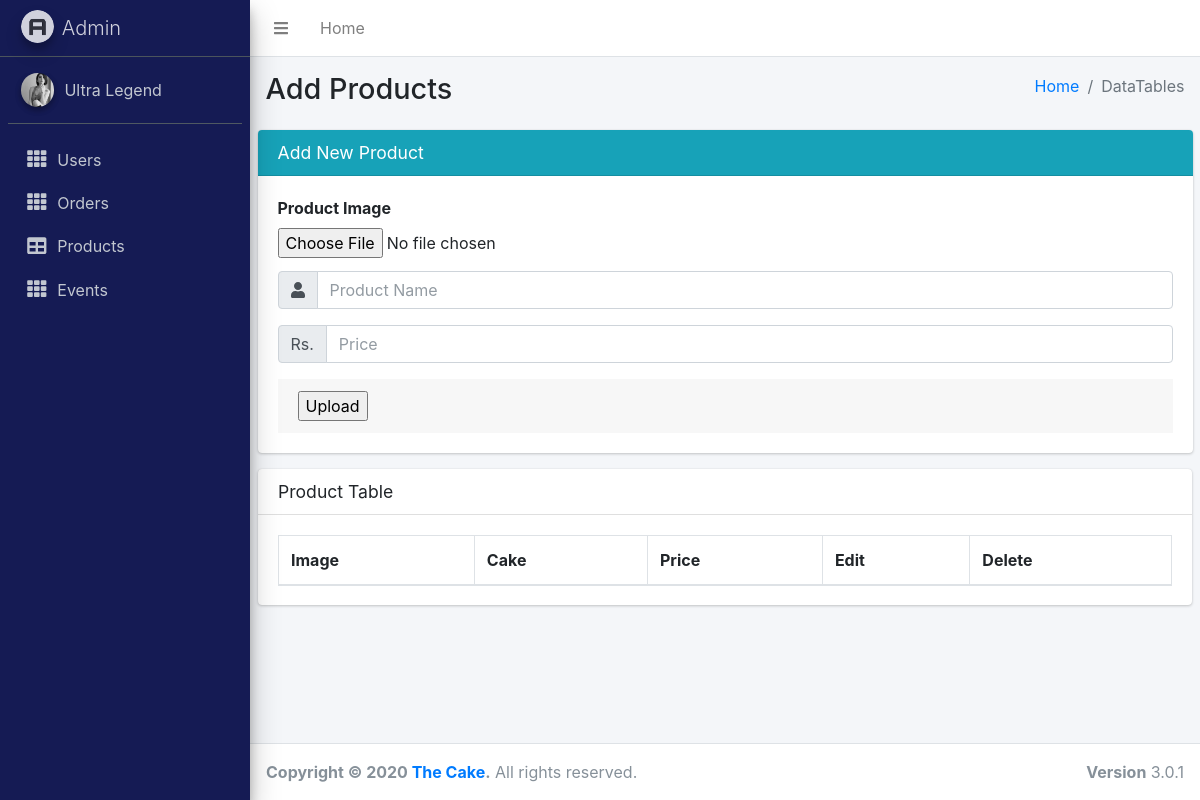
The page /AdminPanel/Products.php on the database as committed earlier.
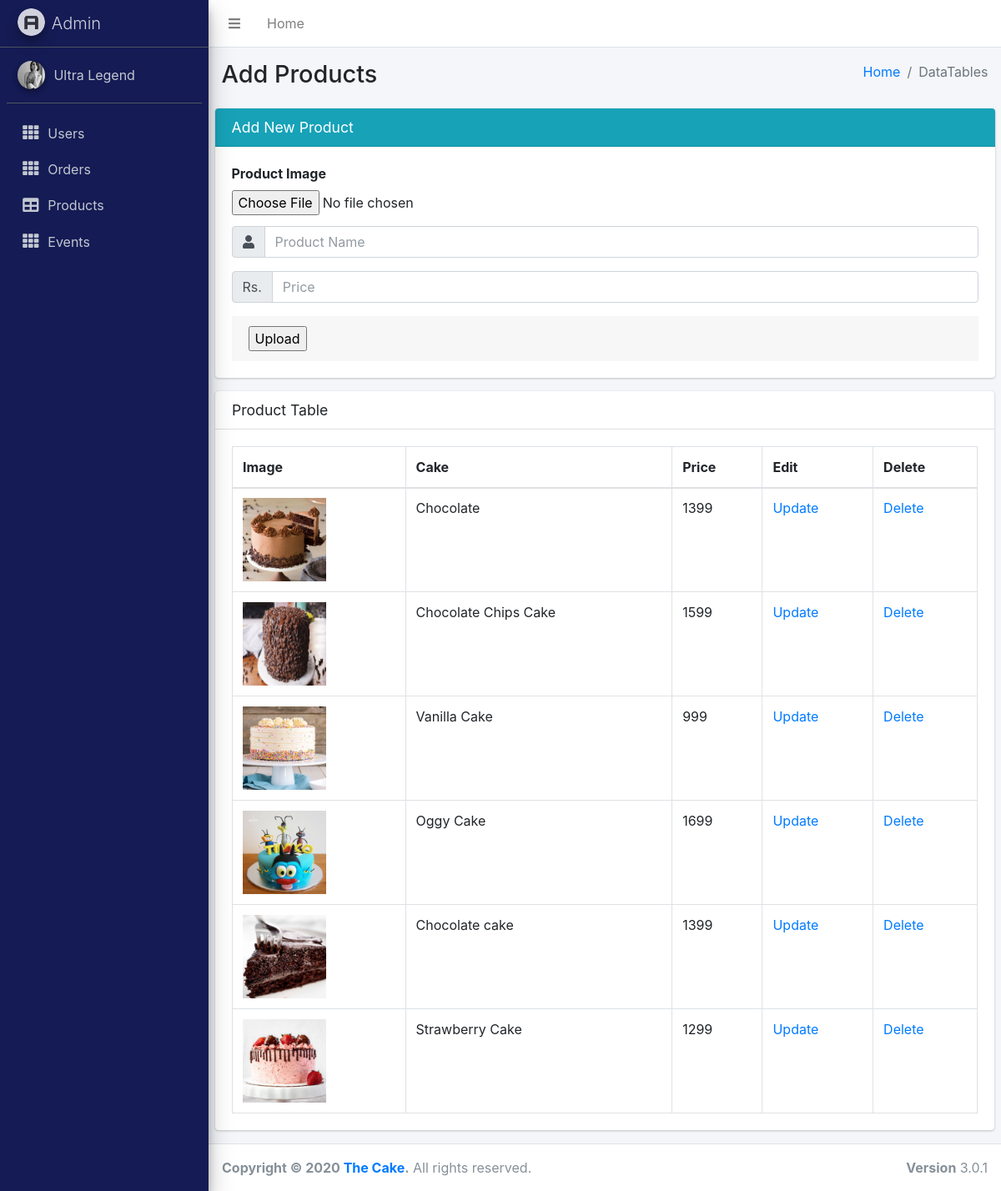
The same page on the database as committed later.
### tables this page shows
CREATE TABLE `product` (
  `p_id` int(11) NOT NULL,
  `p_file` varchar(200) NOT NULL,
  `p_name` varchar(100) NOT NULL,
  `p_price` int(10) NOT NULL
);

### AdminPanel/Products.php (the view, shortened to what this page needs)
<?php
include 'config.php';
?>
<!DOCTYPE html>
<html>
<head>
  <link rel="stylesheet" href="../CSS/all.min.css">
  <link rel="stylesheet" href="https://code.ionicframework.com/ionicons/2.0.1/css/ionicons.min.css">
  <link rel="stylesheet" href="../CSS/dataTables.bootstrap4.css">
  <link rel="stylesheet" href="../CSS/adminlte.min.css">
      <link rel="stylesheet" href="../CSS/daterangepicker.css">
  <link href="../CSS/googleleaps.css" rel="stylesheet">
</head>
<body class="hold-transition sidebar-mini">
<div class="wrapper">
 <nav class="main-header navbar navbar-expand navbar-white navbar-light">
  <ul class="navbar-nav">
    <li class="nav-item">
      <a class="nav-link" data-widget="pushmenu" href="#"><i class="fas fa-bars"></i></a>
    </li>
    <li class="nav-item d-none d-sm-inline-block">
      <a href="../index.php" class="nav-link">Home</a>
    </li>
  </ul>
</nav>
<aside class="main-sidebar sidebar-dark-primary elevation-4">
  <a href="index3.html" class="brand-link">
    <img src="dist/img/AdminLTELogo.png" alt="AdminLTE Logo" class="brand-image img-circle elevation-3"
      style="opacity: .8">
    <span class="brand-text font-weight-light">Admin</span>
  </a>
  <div class="sidebar">
    <div class="user-panel mt-3 pb-3 mb-3 d-flex">
      <div class="image">
        <img src="./dist/img/user3-128x128.jpg" class="img-circle elevation-2" alt="User Image">
      </div>
      <div class="info">
        <a href="#" class="d-block">Ultra Legend</a>
      </div>
    </div>
    <nav class="mt-2">
      <ul class="nav nav-pills nav-sidebar flex-column" data-widget="treeview" role="menu" data-accordion="false">
        <li class="nav-item">
          <a href="./Users.php" class="nav-link">
            <i class="nav-icon  fas fa-th"></i>
            <p>Users</p>
          </a>
        </li>
        <li class="nav-item">
          <a href="./Orders.php" class="nav-link">
            <i class="nav-icon fas fa-th"></i>
            <p>Orders</p>
          </a>
        </li>
        <li class="nav-item">
          <a href="./Products.php" class="nav-link">
            <i class="nav-icon fas fa-table"></i>
            <p>
              Products
            </p>
          </a>
        </li>
        <li class="nav-item">
          <a href="./Events.php" class="nav-link">
            <i class="nav-icon fas fa-th"></i>
            <p>Events</p>
          </a>
        </li>
      </ul>
    </nav>
  </div>
</aside>
  <div class="content-wrapper">
    <section class="content-header">
      <div class="container-fluid">
        <div class="row mb-2">
          <div class="col-sm-6">
            <h1>Add Products</h1>
          </div>
          <div class="col-sm-6">
            <ol class="breadcrumb float-sm-right">
              <li class="breadcrumb-item"><a href="#">Home</a></li>
              <li class="breadcrumb-item active">DataTables</li>
            </ol>
          </div>
        </div>
      </div>
    </section>
    <section>
      <div class="container">
        <div class="card card-info">
            <div class="card-header">
              <h3 class="card-title">Add New Product</h3>
            </div>
            <div class="card-body">
            <form method="post" enctype="multipart/form-data">
            <div class="custom-file mb-3">
            <label>Product Image</label>
            <br>
            <input type="file" name="p-file">
            </div>
              <div class="input-group mt-3 mb-3">
                <div class="input-group-prepend">
                  <span class="input-group-text"><i class="fas fa-user"></i></span>
                </div>
                <input type="text" class="form-control" placeholder="Product Name" name="product_name">
              </div>
                <div class="input-group mb-3">
                <div class="input-group-prepend">
                  <span class="input-group-text">Rs.</span>
                </div>
                <input type="text" class="form-control" placeholder="Price" name="product_price">
              </div>
            <div class="card-footer">
            <input type="submit" value="Upload" name="btnsubmit">
            </div>
              </form>
          </div>
      </div>
    </section>
    <section class="content">
      <div class="row">
        <div class="col-12">
          <div class="card">
            <div class="card-header">
              <h3 class="card-title">Product Table</h3>
            </div>
            <div class="card-body">
              <table id="example2" class="table table-bordered table-hover">
                <thead>
                <tr>
                <th>Image</th>
                  <th>Cake</th>
                  <th>Price</th>
                  <th>Edit</th>
                  <th> Delete</th>
                </tr>
                </thead>
                <tbody>
                <tr>
                <?php
$fetch = "select * from product";
$result = $link->query($fetch);
while ($row = $result->fetch_array())
{
	echo "<tr>";
?>
<td><img class="img-responsive"  style="height:100px;width:100px;"  src="<?php echo $row[1] ?>"></td>
<?php
echo "<td>".$row[2]."</td>";
echo "<td>".$row[3]."</td>";
	echo"<td><a href='product_update.php?id=".$row['p_id']."'>Update</a></td>";
	echo"<td><a href='product_delete.php?id=".$row['p_id']."'>Delete</a></td>";
	echo "</tr>";
}
?>
                </tr>
                </tbody>
              </table>
            </div>
          </div>
        </div>
      </div>
    </section>
  </div>
  <footer class="main-footer">
    <div class="float-right d-none d-sm-block">
      <b>Version</b> 3.0.1
    </div>
    <strong>Copyright &copy; 2020 <a href="index.php">The Cake</a>.</strong> All rights
    reserved.
  </footer>
</div>
</body>
</html>

Rows that differ between the two databases and show on the page:
added product: p_file (picture), p_name "Chocolate", p_price "1399"
added product: p_file (picture), p_name "Chocolate Chips Cake", p_price "1599"
added product: p_file (picture), p_name "Vanilla Cake", p_price "999"
added product: p_file (picture), p_name "Oggy Cake", p_price "1699"
added product: p_file (picture), p_name "Chocolate cake", p_price "1399"
added product: p_file (picture), p_name "Strawberry Cake", p_price "1299"
